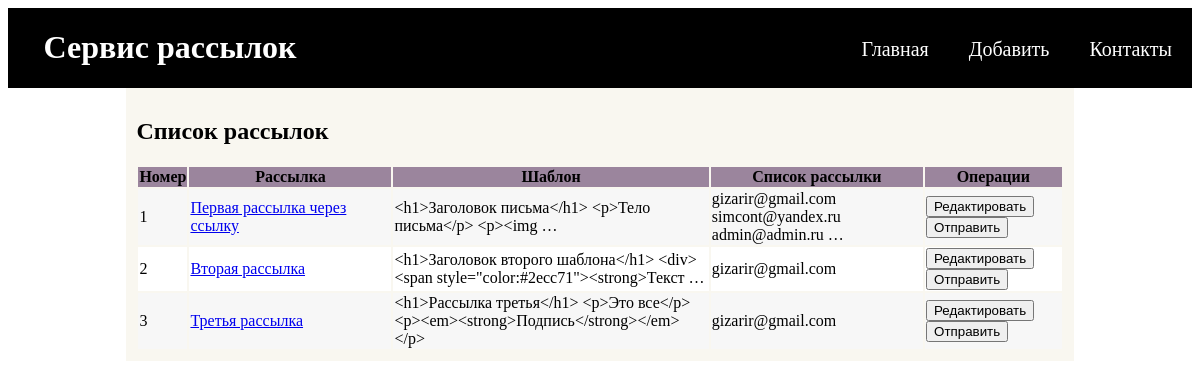
Before: / with the older database file.
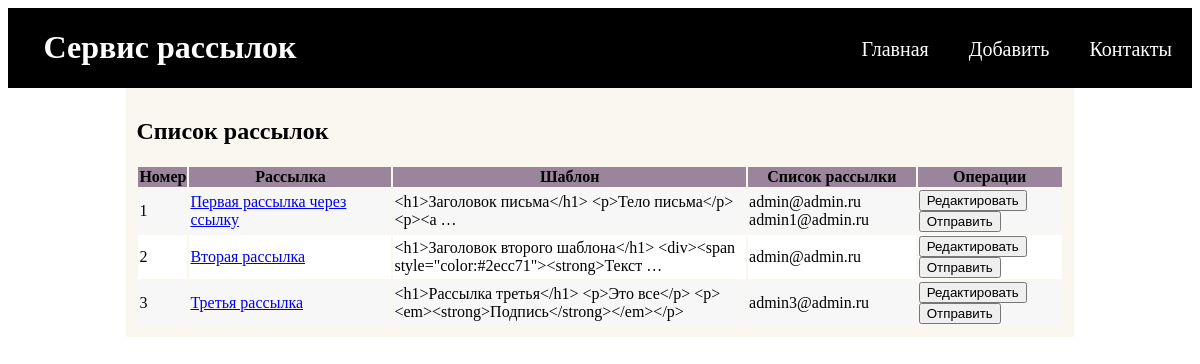
After: the same page with the newer database file.
### app/models.py (models this page shows, shortened)
class Mailing(models.Model):
    name = models.CharField(max_length=255, verbose_name="Имя рассылки")
    email_template = RichTextUploadingField(blank=True, default='', verbose_name="Шаблон")
    emails = models.TextField(blank=True, verbose_name="Список рассылки")
    def get_absolute_url(self):
        return reverse('detail_mailing', kwargs={'pk': self.pk})
    class Meta:
        verbose_name = 'Рассылка'
        verbose_name_plural = 'Рассылки'

### app/views.py (the view)
# urls.py: path('', MailingsView.as_view(), name='home'),
class MailingsView(ListView):
    model = Mailing
    template_name = 'app/list_mailings.html'
    context_object_name = 'mailings'
    def get_context_data(self, *, object_list=None, **kwargs):
        context = super().get_context_data(**kwargs)
        context['title']='Список рассылок'
        return context

### app/templates/app/list_mailings.html
{% extends 'base.html' %}
{% block content %}
  <div class="content-center">
    <h2>{{title}}</h2>
    {% if mailings %}
        <table id="table">
            <tr style="background-color: #9B859D">
                <th>Номер</th>
                <th>Рассылка</th>
                <th>Шаблон</th>
                <th>Список рассылки</th>
                <th>Операции</th>
            </tr>
            {% for m in mailings %}
            <tr>
                <td>{{ m.pk }}</td>
                <td style="width: 200px"><a href="{{ m.get_absolute_url }}">{{m.name}}</a></td>
                <td>{{m.email_template|truncatewords:5}}</td>
                <td style="text-align:left">{{m.emails|truncatewords:3}}</td>
                <td>
                    <a href="{% url 'update_mailing' m.pk %}"><button>Редактировать</button></a>
                    <a href="{% url 'send_mailing' m.pk %}"><button>Отправить</button></a>
                </td>
            </tr>
            {% endfor %}
        </table>
    {% else %}
        <h3>Рассылок не найдено</h3>
    {% endif %}
  </div>
{% endblock %}

Changed rows visible on the page:
changed Mailing "Первая рассылка через ссылку": email_template "<h1>Заголовок письма</h1> <p>Тело письма</p> <p><img …" → "<h1>Заголовок письма</h1> <p>Тело письма</p> <p><a …"; emails "gizarir@gmail.com simcont@yandex.ru admin@admin.ru …" → "admin@admin.ru admin1@admin.ru"
changed Mailing "Вторая рассылка": emails "gizarir@gmail.com" → "admin@admin.ru"
changed Mailing "Третья рассылка": emails "gizarir@gmail.com" → "admin3@admin.ru"
